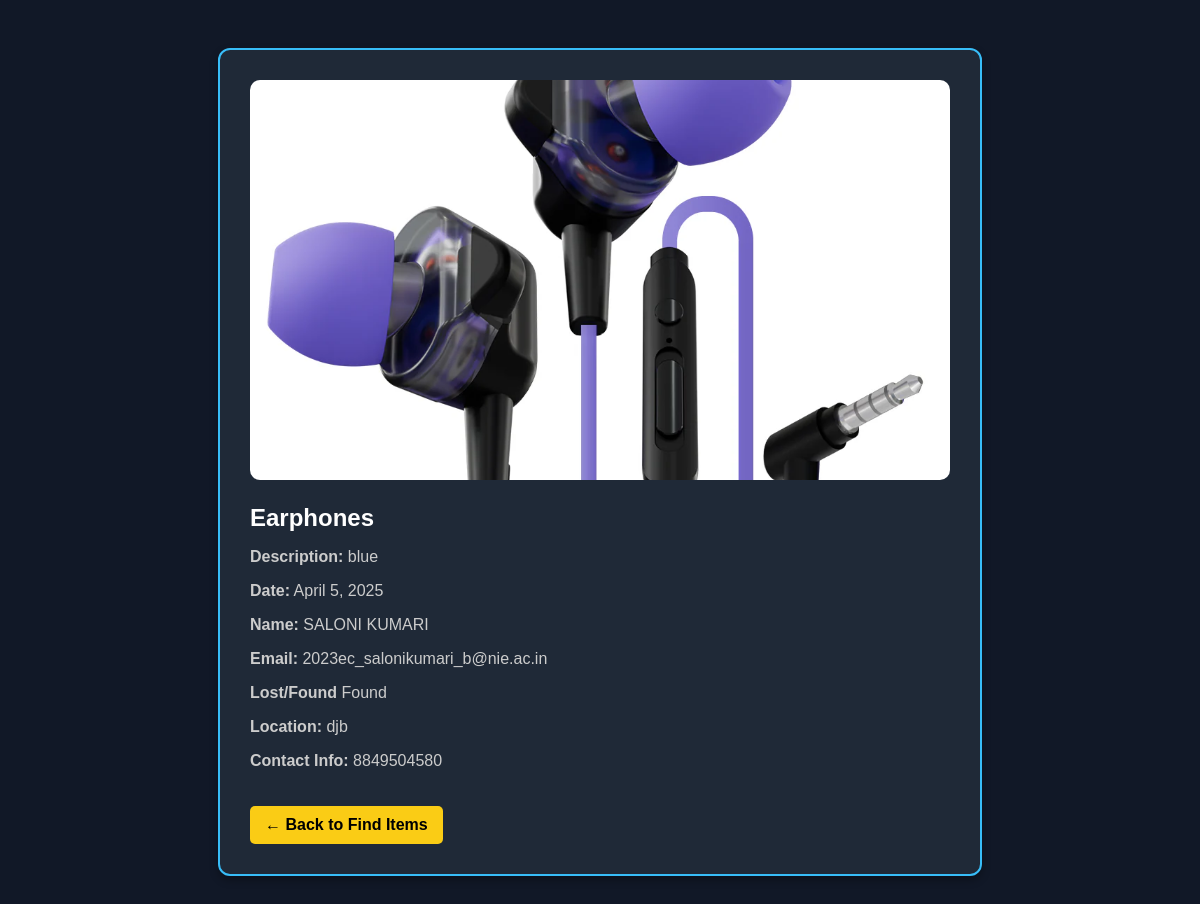
The app's page /item/25/ with its own data.
### portal/models.py (models this page shows, shortened)
class LostFoundItem(models.Model):
    ITEM_TYPES = (
        ('Lost', 'Lost'),
        ('Found', 'Found'),
    )
    name = models.CharField(max_length=100 , default='Unnamed Item')
    email = models.EmailField(null=True, blank=True)
    phone = models.CharField(max_length=15, null=True, blank=True)
    title = models.CharField(max_length=100)
    description = models.TextField()
    item_type = models.CharField(max_length=20)
    location = models.CharField(max_length=100)
    date = models.DateField()
    image = models.ImageField(upload_to='item_images/')
    posted_by = models.ForeignKey(User, on_delete=models.CASCADE)

### portal/views.py (the view)
# urls.py: path('item/<int:item_id>/', views.item_detail, name='item_detail'),
def item_detail(request, item_id):
    try:
        item = LostFoundItem.objects.get(id=item_id)
    except LostFoundItem.DoesNotExist:
        return redirect('find_item')
    return render(request, 'item_detail.html', {'item': item})

### portal/templates/item_detail.html (shortened to what this page needs)
<!DOCTYPE html>
<html lang="en">
<head>
</head>
<body>
    <div class="container">
        {% if item.image %}
            <img src="{{ item.image.url }}" alt="Item Image">
        {% else %}
            <img src="https://via.placeholder.com/600x300.png?text=No+Image" alt="No Image">
        {% endif %}
        <h2>{{ item.title }}</h2>
        <p><strong>Description:</strong> {{ item.description }}</p>
        <p><strong>Date:</strong> {{ item.date}}</p>
        <p><strong>Name:</strong> {{ item.name}}</p>
        <p><strong>Email:</strong> {{ item.email}}</p>
        <p><strong>Lost/Found</strong> {{ item.item_type}}</p>
        <p><strong>Location:</strong> {{ item.location }}</p>
        <p><strong>Contact Info:</strong> {{ item.phone}}</p>
        <a href="{% url 'find_item' %}" class="back-btn">← Back to Find Items</a>
    </div>
</body>
</html>

### portal/templates/item_detail.html (style rules this page uses)
body { font-family: Arial, sans-serif; background-color: #111827; color: #fff; padding: 40px; }
.container { max-width: 700px; margin: auto; background-color: #1f2937; border: 2px solid #38bdf8; border-radius: 12px; padding: 30px; box-shadow: 0 4px 8px rgba(0,0,0,0.3); }
.container img { width: 100%; max-height: 400px; object-fit: cover; border-radius: 10px; }
h2 { margin-top: 20px; margin-bottom: 10px; }
p { color: #ccc; }
.back-btn { display: inline-block; margin-top: 20px; padding: 10px 15px; background-color: #facc15; color: #000; font-weight: bold; text-decoration: none; border-radius: 5px; }

### records on screen
LostFoundItem: image (picture), title "Earphones", description "blue", date "April 5, 2025", name "SALONI KUMARI", email "2023ec_salonikumari_b@nie.ac.in", item_type "Found", location "djb", phone "8849504580"
